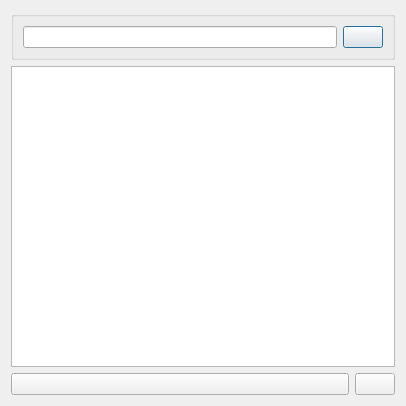
<?xml version="1.0" encoding="UTF-8"?>
<ui version="4.0">
 <class>ChooseList</class>
 <widget class="QDialog" name="ChooseList">
  <property name="geometry">
   <rect>
    <x>0</x>
    <y>0</y>
    <width>406</width>
    <height>406</height>
   </rect>
  </property>
  <property name="minimumSize">
   <size>
    <width>400</width>
    <height>400</height>
   </size>
  </property>
  <property name="windowTitle">
   <string>Dialog</string>
  </property>
  <layout class="QVBoxLayout" name="verticalLayout" stretch="0,0,0">
   <item>
    <widget class="QGroupBox" name="searchBox">
     <property name="title">
      <string/>
     </property>
     <layout class="QHBoxLayout" name="horizontalLayout_2">
      <item>
       <widget class="QLineEdit" name="searchEdit"/>
      </item>
      <item>
       <widget class="QPushButton" name="searchApply">
        <property name="text">
         <string/>
        </property>
       </widget>
      </item>
     </layout>
    </widget>
   </item>
   <item>
    <widget class="QTableWidget" name="chooseTable">
     <property name="editTriggers">
      <set>QAbstractItemView::DoubleClicked|QAbstractItemView::EditKeyPressed</set>
     </property>
     <property name="alternatingRowColors">
      <bool>true</bool>
     </property>
     <property name="selectionBehavior">
      <enum>QAbstractItemView::SelectRows</enum>
     </property>
     <attribute name="horizontalHeaderVisible">
      <bool>false</bool>
     </attribute>
     <attribute name="horizontalHeaderDefaultSectionSize">
      <number>14</number>
     </attribute>
     <attribute name="horizontalHeaderStretchLastSection">
      <bool>true</bool>
     </attribute>
     <attribute name="verticalHeaderVisible">
      <bool>false</bool>
     </attribute>
    </widget>
   </item>
   <item>
    <layout class="QHBoxLayout" name="horizontalLayout" stretch="1,0">
     <item>
      <widget class="QPushButton" name="chooseButton">
       <property name="text">
        <string/>
       </property>
      </widget>
     </item>
     <item>
      <widget class="QPushButton" name="cancelButton">
       <property name="text">
        <string/>
       </property>
      </widget>
     </item>
    </layout>
   </item>
  </layout>
 </widget>
 <resources/>
 <connections/>
</ui>
